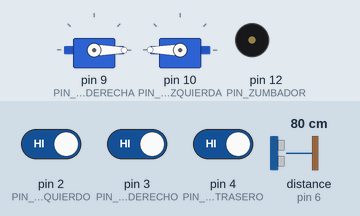
This program was run on a simulated Arduino Nano, built with avr-gcc and run on an emulated ATmega328P. On the bench: 2 × servo, buzzer (waves = sounding). Wiring (inferred from the names in the program): ultrasonic range finder: trigger pin 5; echo pin 6. The test bench sets the inputs (shaded band); at power-on: distance to the obstacle (sensor on pin 6) 80 cm, pin 2 (PIN_IR_IZQUIERDO) HIGH, pin 3 (PIN_IR_DERECHO) HIGH, pin 4 (PIN_IR_TRASERO) HIGH. The echo pulse lasts 58.3 µs per cm.

Above: at 1.29 s.
1.5 s: distance to the obstacle (sensor on pin 6) set to 2 cm
3.0 s: pin 2 (PIN_IR_IZQUIERDO) driven LOW
At 3.31 s:
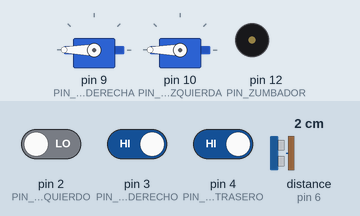
6.0 s: distance to the obstacle (sensor on pin 6) set to 35 cm
At 6.24 s:
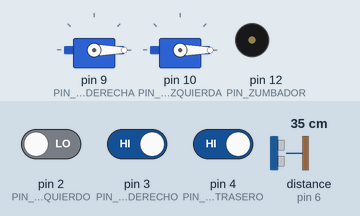
At 6.9 s:
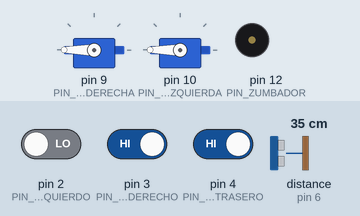
9.0 s: pin 3 (PIN_IR_DERECHO) driven LOW
At 9.2 s:
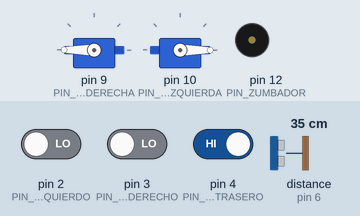
12.0 s: pin 3 (PIN_IR_DERECHO) driven HIGH
13.5 s: pin 2 (PIN_IR_IZQUIERDO) driven HIGH
Timing chart, 0 to 17.5 s (numbered marks = the images above; inputs shaded):
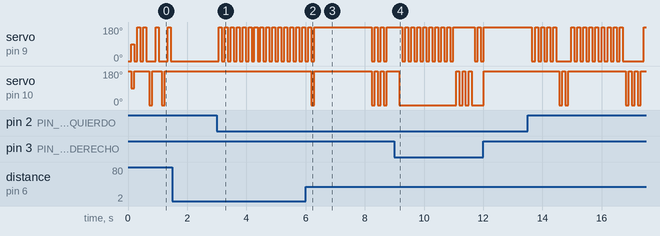

The program:

main.cpp
```cpp
/*

  Robot Mini Sumo
  Asociación Maker Raspeig (makerraspeig.com)
  Basado en el siguiente proyecto de Enrique Crespo:
  https://aprendiendoarduino.wordpress.com/2019/05/06/construccion-y-programacion-de-robot-minisumo

  Conexionado:
  - Servos de rotación continua FS90R: https://www.addicore.com/FS90R-Servo-p/ad314.htm
    Basado en info de: https://www.luisllamas.es/controlar-un-servo-de-rotacion-continua-con-arduino/
      With traditional servos you can control which position (angle of revolution) the servo's arm moves to.
      With the same control signals used to control traditional servos you can control the FS90R servo's shaft
      to be stationary or rotating either clockwise (CW) or counterclockwise (CCW) and the speed of rotation.
      The signal you would use to tell a traditional servo to go to its middle position,
        1.5ms pulse signal (position "90" when used with the Arduino Servo library), will cause the FS90R to stop,
        a 2ms pulse signal (position "180") will cause the FS90R to rotate full speed counterclockwise,
        and a 1ms pulse signal (position "0") will cause the FS90R to rotate clockwise at full speed.

      The FS90R servo includes an adjustment potentiometer to calibrate the middle-point (stopped) setting.
      Calibrate this setting by sending a 1.5ms (1500µs) pulse signal (position "90" when used with the Arduino Servo library),
      then slowly turn the middle-point adjustment potentiometer until the servo stops rotating.
      Access the middle-point adjustment potentiometer by inserting a small screwdriver into the hole in the bottom of the servo, see diagram below.

      Marrón  -> GND
      Rojo    -> V+
      Naranja -> Señal

      Rueda derecha   -> Señal a la patilla 9
      Rueda izquierda -> Señal a la patilla 10

  - Zumbador:
    Basado en: https://www.arduino.cc/reference/en/language/functions/advanced-io/tone/
      https://github.com/jecrespo/Robot-MiniSumo/blob/master/Firmware%20Arduino/Test_Minisumo/Test_Minisumo.ino

      Marrón  -> GND
      Rojo    -> V+
      Naranja -> Señal  -> Patilla 12

  - Sensores de infrarrojos para detectar bordes oscuros y no salir del tatami. Cuando detectan un color oscuro, el pin de salida se pone a LOW.
    Basado en información de: https://www.luisllamas.es/arduino-detector-lineas-tcrt5000l/

    - Sensor de infrarrojos trasero
        Rojo    -> GND
        Naranja -> V+
        Amarillo-> Señal  -> Patilla 4

    - Sensor de infrarrojos derecho
        Verde    -> GND
        Azul     -> V+
        Violeta  -> Señal  -> Patilla 3

    - Sensor de infrarrojos izquierdo
        Negro    -> GND
        Blanco   -> V+
        Gris     -> Señal  -> Patilla 2

  - Sensor de ultrasonidos
    Basado en la información de: http://programarfacil.com/blog/arduino-blog/sensor-ultrasonico-arduino-medir-distancia/

      Azul    -> GND
      Gris    -> V+
      Blanco  -> Echo     -> Patilla 6
      Negro   -> Trigger  -> Patilla 5

*/

#include <Arduino.h>
#include <Servo.h>

/**********************/
/* SERVO Y MOVIMIENTO */
/**********************/
Servo servoRuedaDerecha;    // crea el objeto servo para la rueda correspondiente
Servo servoRuedaIzquierda;  // crea el objeto servo para la rueda correspondiente

const unsigned int PIN_RUEDA_DERECHA   = 9;
const unsigned int PIN_RUEDA_IZQUIERDA = 10;

const unsigned int RUEDA_PARADA              = 90;   // parámetro para que la rueda se pare
const unsigned int RUEDA_DERECHA_ADELANTE    = 0;  // parámetro para que la rueda derecha se mueva hacia delante
const unsigned int RUEDA_DERECHA_ATRAS       = 180;    // parámetro para que la rueda derecha se mueva hacia atrás
const unsigned int RUEDA_IZQUIERDA_ADELANTE  = 180;    // parámetro para que la rueda izquierda se mueva hacia atrás
const unsigned int RUEDA_IZQUIERDA_ATRAS     = 0;  // parámetro para que la rueda izquierda se mueva hacia atrás

const unsigned long TIEMPO_ACTIVACION        = 100;  // tiempo durante el cual se mantiene activo el movimiento correspondiente
unsigned long ahoraMillis                    = 0;    // variable usada para contar los millis de duración


/************/
/* ZUMBADOR */
/************/
const unsigned int PIN_ZUMBADOR   = 12;
const unsigned int DURACION_ESTANDAR_PITIDO = 500;

/**************************************/
/* SENSORES DE BORDES POR INFRARROJOS */
/**************************************/
const unsigned int PIN_IR_TRASERO   = 4;
const unsigned int PIN_IR_DERECHO   = 3;
const unsigned int PIN_IR_IZQUIERDO = 2;

bool bordeTraseroDetectado    = false;
bool bordeDerechoDetectado    = false;
bool bordeIzquierdoDetectado  = false;

/**************************/
/* SENSOR DE ULTRASONIDOS */
/**************************/
const unsigned int PIN_TRIGGER = 5;
const unsigned int PIN_ECHO    = 6;

const float VELOCIDAD_SONIDO_CM_S = 34300.0;  // Velocidad del sonido en cm/s
const float ANCHO_TATAMI          = 30.0;     // tamaño máximo del tatami en cm

/*!
  @brief   Función que para los servos de las ruedas. Lo hace durante el tiempo que se indica en TIEMPO_ACTIVACION
*/
void Parar(){

  ahoraMillis = millis();

  while ( millis() <= ( ahoraMillis + TIEMPO_ACTIVACION ) )
  {
    servoRuedaDerecha.write( RUEDA_PARADA );
    servoRuedaIzquierda.write( RUEDA_PARADA );
  }

}

/*!
  @brief   Función que activa ambas ruedas para moverse hacia adelante. Lo hace durante el tiempo que se indica en TIEMPO_ACTIVACION
*/
void MoverAdelante(){

  ahoraMillis = millis();

  while ( millis() <= ( ahoraMillis + TIEMPO_ACTIVACION ) )
  {
    servoRuedaDerecha.write( RUEDA_DERECHA_ADELANTE );
    servoRuedaIzquierda.write( RUEDA_IZQUIERDA_ADELANTE );
  }

}

/*!
  @brief   Función que activa los servos de las ruedas para girar a la derecha. Lo hace durante el tiempo que se indica en TIEMPO_ACTIVACION
*/
void GirarDerecha(){

  ahoraMillis = millis();

  while ( millis() <= ( ahoraMillis + TIEMPO_ACTIVACION ) )
  {
    servoRuedaDerecha.write( RUEDA_DERECHA_ATRAS );
    servoRuedaIzquierda.write( RUEDA_IZQUIERDA_ADELANTE );
  }

}

/*!
  @brief   Función que activa los servos de las ruedas para girar a la izquierda. Lo hace durante el tiempo que se indica en TIEMPO_ACTIVACION
*/
void GirarIzquierda(){

  ahoraMillis = millis();

  while ( millis() <= ( ahoraMillis + TIEMPO_ACTIVACION ) )
  {
    servoRuedaDerecha.write( RUEDA_DERECHA_ADELANTE );
    servoRuedaIzquierda.write( RUEDA_IZQUIERDA_ATRAS );
  }

}

/*!
  @brief   Función que activa los servos de las ruedas para desplazarse hacia atrás. Lo hace durante el tiempo que se indica en TIEMPO_ACTIVACION
*/
void MoverAtras(){

  ahoraMillis = millis();

  while ( millis() <= ( ahoraMillis + TIEMPO_ACTIVACION ) )
  {
    servoRuedaDerecha.write( RUEDA_DERECHA_ATRAS );
    servoRuedaIzquierda.write( RUEDA_IZQUIERDA_ATRAS );
  }

}

/*!
  @brief   Función que activa el zumbador
*/
void Pita( unsigned int vDuracion ){
  tone( PIN_ZUMBADOR,
        262,
        vDuracion );
  noTone( PIN_ZUMBADOR );
  }

/*!
  @brief   Función que prueba los motores activándolos de diversos modos
*/
void PruebaMotores(){

  for (size_t i = 0; i < 3; i++)
  {
    Pita( 500 );
    delay( 500 );
  }

  MoverAdelante();
  delay( 500 );

  GirarDerecha();
  delay( 500 );

  GirarIzquierda();
  delay( 500 );

  MoverAtras();
  delay( 500 );

  Parar();
  delay( 500 );

}

/*!
  @brief   Función que lee los sensores de los bordes
*/
void LeerSensoresBordes(){

  // los pines se ponen a LOW cuando detectan el borde negro
  if ( digitalRead( PIN_IR_TRASERO ) == LOW ){
    bordeTraseroDetectado = true;
  }
  else {
    bordeTraseroDetectado = false;
  }

  if ( digitalRead( PIN_IR_DERECHO ) == LOW ){
    bordeDerechoDetectado = true;
  }
  else {
    bordeDerechoDetectado = false;
  }

  if ( digitalRead( PIN_IR_IZQUIERDO ) == LOW ){
    bordeIzquierdoDetectado = true;
  }
  else {
    bordeIzquierdoDetectado = false;
  }

}

/*!
  @brief   Función que activa los servos de las ruedas según los detectores que se hayan activado
*/
void MoverSegunBordeDetectado(){

  if (    bordeDerechoDetectado
       && bordeIzquierdoDetectado )
  {

    MoverAtras();

  } else if ( bordeTraseroDetectado )
    {

      MoverAdelante();

    } else if ( bordeDerechoDetectado )
      {

        GirarIzquierda();

      } else if( bordeIzquierdoDetectado ){

                GirarDerecha();

              } else {

                MoverAdelante();              // si no se da ningún caso, nos movemos hacia adelante

              }

}

/*!
  @brief   Función que mide distancia en cm.
  @return  Distancia en cm.
*/
float MedirDistancia(){
  // lanzamos la señal desde el trigger
  digitalWrite( PIN_TRIGGER, LOW );
  delayMicroseconds(2);

  digitalWrite( PIN_TRIGGER, HIGH );
  delayMicroseconds(10);

  digitalWrite( PIN_TRIGGER, LOW );

  // La función pulseIn obtiene el tiempo que tarda en cambiar entre estados, en este caso a HIGH
  unsigned long tiempo = pulseIn( PIN_ECHO, HIGH );
  // Obtenemos la distancia en cm, hay que convertir el tiempo en segudos ya que está en microsegundos
  // por eso se multiplica por 0.000001, y se divide entre dos porque la señal va y vuelve
  float distancia = tiempo * 0.000001 * VELOCIDAD_SONIDO_CM_S / 2.0;

  return distancia;
}

/*!
  @brief   Función que mide la distancia frente al robot con el sensor de ultrasonidos. En caso de que detecte algo dentro del rango del ancho del tatami (ANCHO_TATAMI), se mueve hacia adelante. En caso de que no detecte nada, se mueve a derecha o izquierda de manera aleatoria.
*/
void BuscarEnemigoParaAtacar(){

 if ( MedirDistancia() <= ANCHO_TATAMI ) { // si detecta un objeto en este rango, se dirige hacia él

    MoverAdelante();

  } else {

    if ( ( millis() % 2 ) == 0 ) {

      GirarDerecha();

    } else {

      GirarIzquierda();

    }

  }

}

void setup() {

  pinMode( PIN_IR_TRASERO   , INPUT );
  pinMode( PIN_IR_DERECHO   , INPUT );
  pinMode( PIN_IR_IZQUIERDO , INPUT );
  pinMode( PIN_TRIGGER      , OUTPUT );
  pinMode( PIN_ECHO         , INPUT );

  servoRuedaDerecha.attach( PIN_RUEDA_DERECHA  );     // vincula el servo de la rueda derecha al pin digital indicado
  servoRuedaIzquierda.attach( PIN_RUEDA_IZQUIERDA );  // vincula el servo de la rueda derecha al pin digital indicado

  //PruebaMotores();
  Pita( DURACION_ESTANDAR_PITIDO );
  MoverAdelante();
  Parar();

}

void loop() {

  LeerSensoresBordes();

  MoverSegunBordeDetectado();

  BuscarEnemigoParaAtacar();

}
```

Measured:
- after the input at 1.5 s, servo on pin 9 (PIN_RUEDA_DERECHA): stops changing and stays 0°; servo on pin 10 (PIN_RUEDA_IZQUIERDA): stops changing and stays 180°
- after the input at 3.0 s, servo on pin 9 (PIN_RUEDA_DERECHA): alternates 180° for 0.10 s and 0° for 0.10 s, starting after 0.06 s
- after the input at 6.0 s, servo on pin 10 (PIN_RUEDA_IZQUIERDA): 180° → 0° after 0.20 s, → 180° 0.10 s later, → 0° 1.9 s later, → 180° 0.10 s later, … (8 changes in this stretch)
